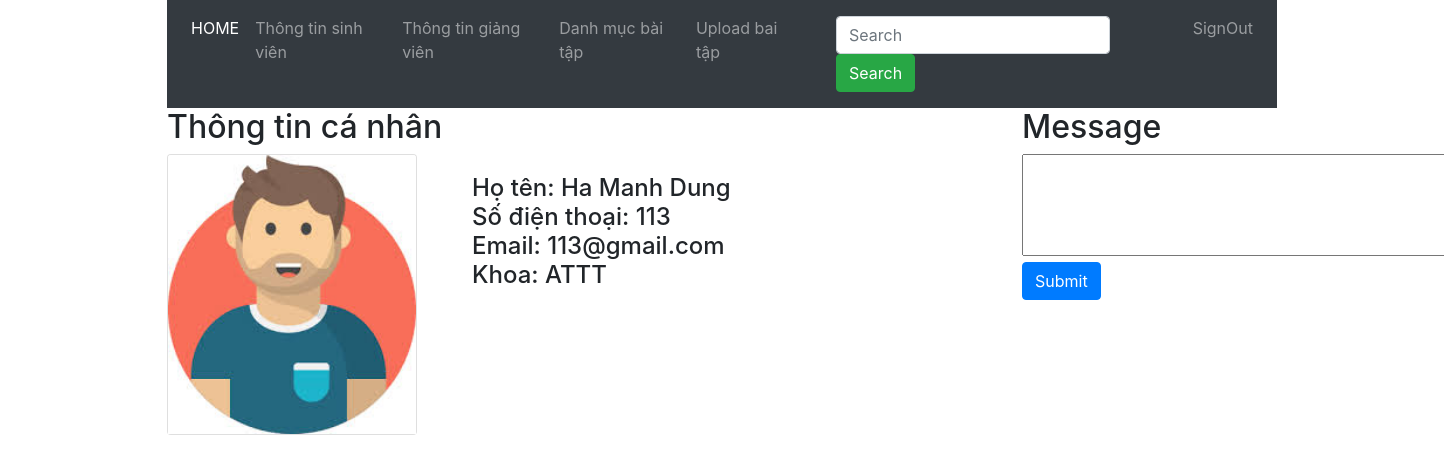
The page /pages/message.php?id=7 on the database its author committed.
### tables this page shows
CREATE TABLE `account` (
  `ID` int(11) NOT NULL,
  `Username` text NOT NULL,
  `Pass` text NOT NULL,
  `Is_teacher` smallint(1) NOT NULL,
  `Name` text NOT NULL,
  `Phone` int(11) NOT NULL,
  `Email` text NOT NULL,
  `Khoa` text NOT NULL,
  `Avatar` varchar(255) DEFAULT NULL
);

### pages/message.php (the view, shortened to what this page needs)
<?php
include("../lib/connectDB.php");
$ID= $_GET['id'];
$query = "SELECT * FROM account where ID = '$ID'";
$result = mysqli_query($connectDB, $query);
$result = $result->fetch_assoc();
?>
<!DOCTYPE html>
<html lang="en">
<head>
    <link href="/qlsv/bootstrap/css/bootstrap.min.css" rel="stylesheet" style="text/css">
</head>
<body>
    <div class="container">
        <nav class="navbar navbar-expand-sm bg-dark navbar-dark">
            <ul class="navbar-nav">
                <li class="nav-item active">
                    <a class="nav-link" href="#">HOME</a>
                </li>
                <li class="nav-item">
                    <a class="nav-link" href='student.php'>Thông tin sinh viên</a>
                </li>
                <li class="nav-item">
                    <a class="nav-link" href="teacher.php">Thông tin giảng viên</a>
                </li>
                <li class="nav-item">
                    <a class="nav-link" href="list_exam.php">Danh mục bài tập</a>
                </li>
                <li class="nav-item">
                    <a class="nav-link" href="student_upload.php">Upload bai tập</a>
                </li>
                <li class="nav-item">
                    <a class="nav-link" href="#"></a>
                </li>
                <nav class="navbar navbar-expand-sm bg-dark navbar-darks">
                    <form class="form-inline" action="#">
                        <input class="form-control mr-sm-2" type="text" placeholder="Search">
                        <button class="btn btn-success" type="submit">Search</button>
                    </form>
                </nav>
                <li class="nav-item">
                    <a class="nav-link" href="../lib/signout.php">SignOut</a>
                </li>
            </ul>
        </nav>
    </div>
    <div class="container">
        <div class="row">
            <div class="col-6 col-sm-9">
                <h2>Thông tin cá nhân</h2>
                <div>
                    <div>
                        <div class="row">
                            <div class="col-sm-3 col-md-6 col-lg-4">
                                <div class="card" style="width:250px">
                                <?php
                                        $avatar=$result['Avatar'];
                                        $image_src = "../upload/".$avatar;
                                ?>
                                    <img class="card-img-top" src='<?php echo $image_src;  ?>' alt="Card image">
                                </div>
                            </div>
                            <div class="col-sm-9 col-md-6 col-lg-8">
                                <div class="card-body">
                                    <h4 class="card-title">
                                        <?php
                                        $ID=$result['ID'];
                                        $ten= $result['Name'];
                                        $sdt = $result['Phone'];
                                        $mail = $result['Email'];
                                        $khoa = $result['Khoa'];
                                        echo "Họ tên: $ten <br>";
                                        echo "Số điện thoại: $sdt <br>";
                                        echo "Email: $mail <br>";
                                        echo "Khoa: $khoa <br>";
                                        ?>
                                    </h4>
                                </div>
                            </div>
                        </div>
                    </div>
                </div>
            </div>
            <div class="col-6 col-sm-3">
                <h2>Message</h2>
                <form action="../lib/sent_msg.php?id=<?=$ID ?>" method="POST">
                <textarea rows="4" cols="50" name="msg"></textarea>
                <button class="btn btn-primary" type="submit" name="submit">Submit</button>
                </form>
            </div>
        </div>
    </div>
</body>
</html>

### rows shown on the page
account: Avatar (picture), Name "Ha Manh Dung", Phone "113", Email "113@gmail.com", Khoa "ATTT"
